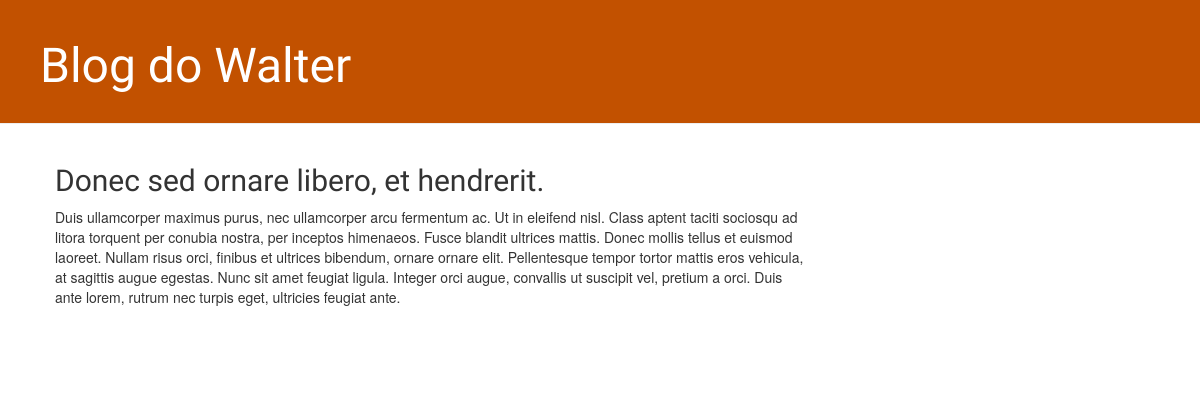
Page /post/4/ on the earlier database version.
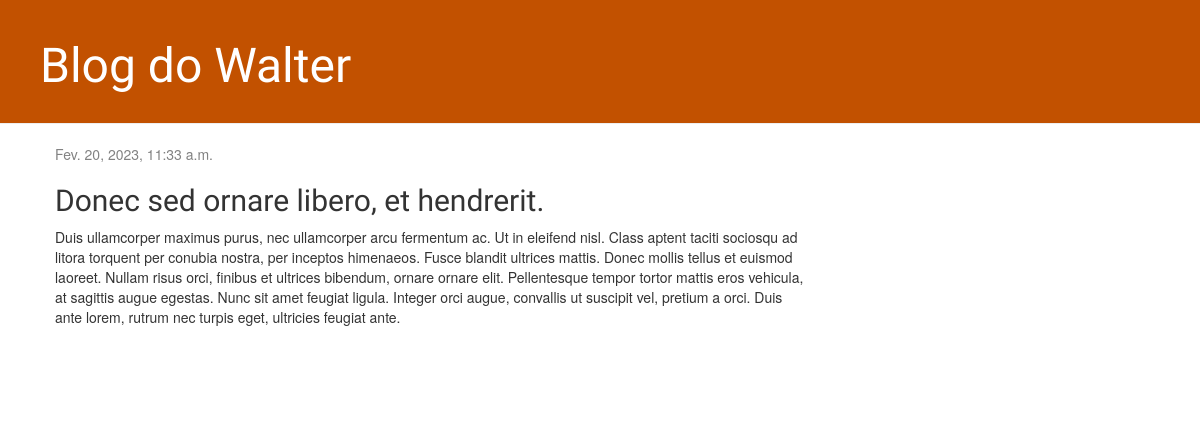
Same page on the later database version.
### blog/models.py (models this page shows, shortened)
class Post(models.Model):
    author = models.ForeignKey(settings.AUTH_USER_MODEL, on_delete=models.CASCADE)
    title = models.CharField(max_length=200)
    text = models.TextField()
    created_date = models.DateTimeField(default=timezone.now)
    published_date = models.DateTimeField(blank=True, null=True)

### blog/views.py (the view)
# urls.py: path('post/<int:pk>/', views.post_detail, name='post_detail'),
def post_detail (request, pk):
    post = get_object_or_404(Post, pk=pk)
    return render(request, 'blog/post_detail.html', {'post': post})

### blog/templates/blog/post_detail.html (shortened to what this page needs)
{% extends 'blog/base.html' %}
{% block content %}
    <div class="post">
        {% if post.published_date %}
            <div class="date">
                {{ post.published_date }}
            </div>
        {% endif %}
        <h2>{{ post.title }}</h2>
        <p>{{ post.text|linebreaksbr }}</p>
    </div>
{% endblock %}

Differences in the rows shown:
changed Post "Donec sed ornare libero, et hendrerit.": published_date (not shown) → "Fev. 20, 2023, 11:33 a.m."
